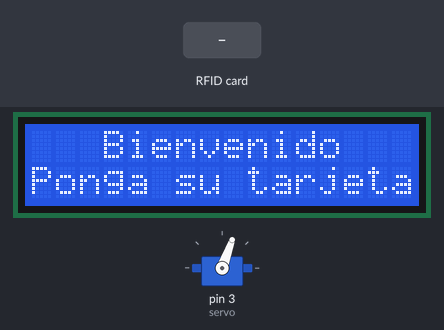
This sketch was run on a simulated Arduino Uno, built with avr-gcc and run on an emulated ATmega328P. On the bench: 16×2 character LCD, servo. The inputs (shaded band) are chosen by the test bench. What the sketch prints to the serial monitor is not drawn.

Above: at 1.3 s.
1.4 s: RFID card 93 10 A2 13 held to the reader
At 3.4 s:
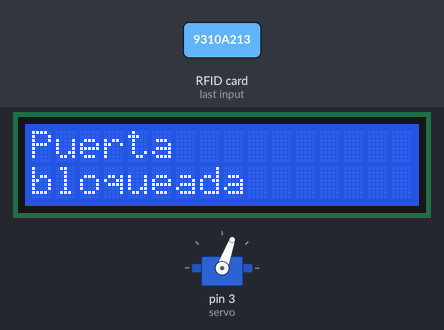
4.1 s: RFID card 5E 7A 19 C4 held to the reader
At 6.6 s:
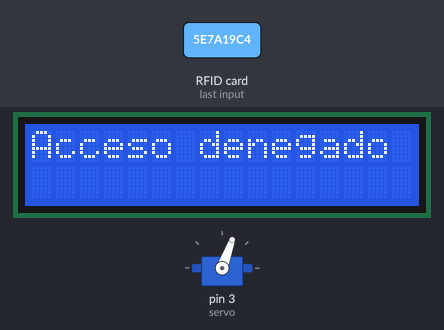
7.1 s: RFID card 93 10 A2 13 held to the reader
At 9.1 s:
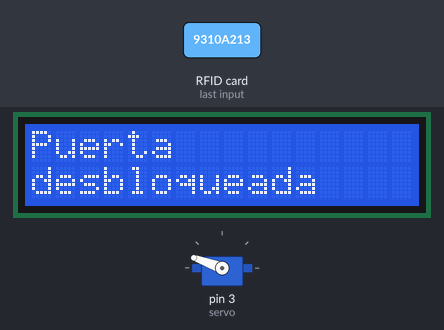
Timing chart, 0 to 10.6 s (numbered marks = the images above; inputs shaded):
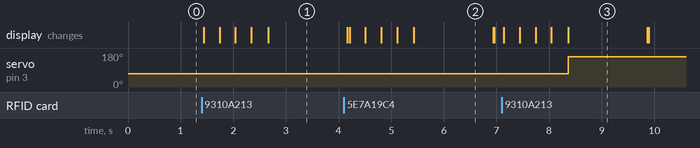

The sketch:

Puerta_de-acceso.ino
```cpp
/* Creditos: https://srituhobby.com
 */

#include <Servo.h>
#include <LiquidCrystal_I2C.h>
#include <SPI.h>
#include <MFRC522.h>

#define SS_PIN 10
#define RST_PIN 9
String UID = "93 10 A2 13";
byte lock = 0;

Servo servo;
LiquidCrystal_I2C lcd(0x27, 16, 2);
MFRC522 rfid(SS_PIN, RST_PIN);


void setup() {
  Serial.begin(9600);
  servo.write(70);
  lcd.init();
  lcd.backlight();
  servo.attach(3);
  SPI.begin();
  rfid.PCD_Init();
}

void loop() {
  lcd.setCursor(0, 0);
  lcd.print("   Bienvenido");
  lcd.setCursor(0, 1);
  lcd.print("Ponga su tarjeta");

  if ( ! rfid.PICC_IsNewCardPresent())
    return;
  if ( ! rfid.PICC_ReadCardSerial())
    return;

  lcd.clear();
  lcd.setCursor(0, 0);
  lcd.print("Escaneando");
  Serial.print("NUID tag is :");
  String ID = "";
  for (byte i = 0; i < rfid.uid.size; i++) {
    lcd.print(".");
    ID.concat(String(rfid.uid.uidByte[i] < 0x10 ? " 0" : " "));
    ID.concat(String(rfid.uid.uidByte[i], HEX));
    delay(300);
  }
  ID.toUpperCase();

  if (ID.substring(1) == UID && lock == 0 ) {
    servo.write(70);
    lcd.clear();
    lcd.setCursor(0, 0);
    lcd.print("Puerta");
    lcd.setCursor(0, 1);
    lcd.print("bloqueada");
    delay(1500);
    lcd.clear();
    lock = 1;
  } else if (ID.substring(1) == UID && lock == 1 ) {
    servo.write(160);
    lcd.clear();
    lcd.setCursor(0, 0);
    lcd.print("Puerta");
    lcd.setCursor(0, 1);
    lcd.print("desbloqueada");
    delay(1500);
    lcd.clear();
    lock = 0;
  } else {
    lcd.clear();
    lcd.setCursor(0, 0);
    lcd.print("Acceso denegado");
    delay(1500);
    lcd.clear();
  }
}
```

Measured:
- after the input at 1.4 s, the display: first changes at once (image 1 shows a later state)
- after the input at 4.1 s, the display: first differs from a run without the input after 0.11 s (image 2 shows a later state)
- after the input at 7.1 s, servo on pin 3 (servo): 70° → 160° after 1.3 s; the display: first changes at once (image 3 shows a later state)
- what the display in image 2 shows lasts 1.5 s, from 5.4 s to 6.9 s
